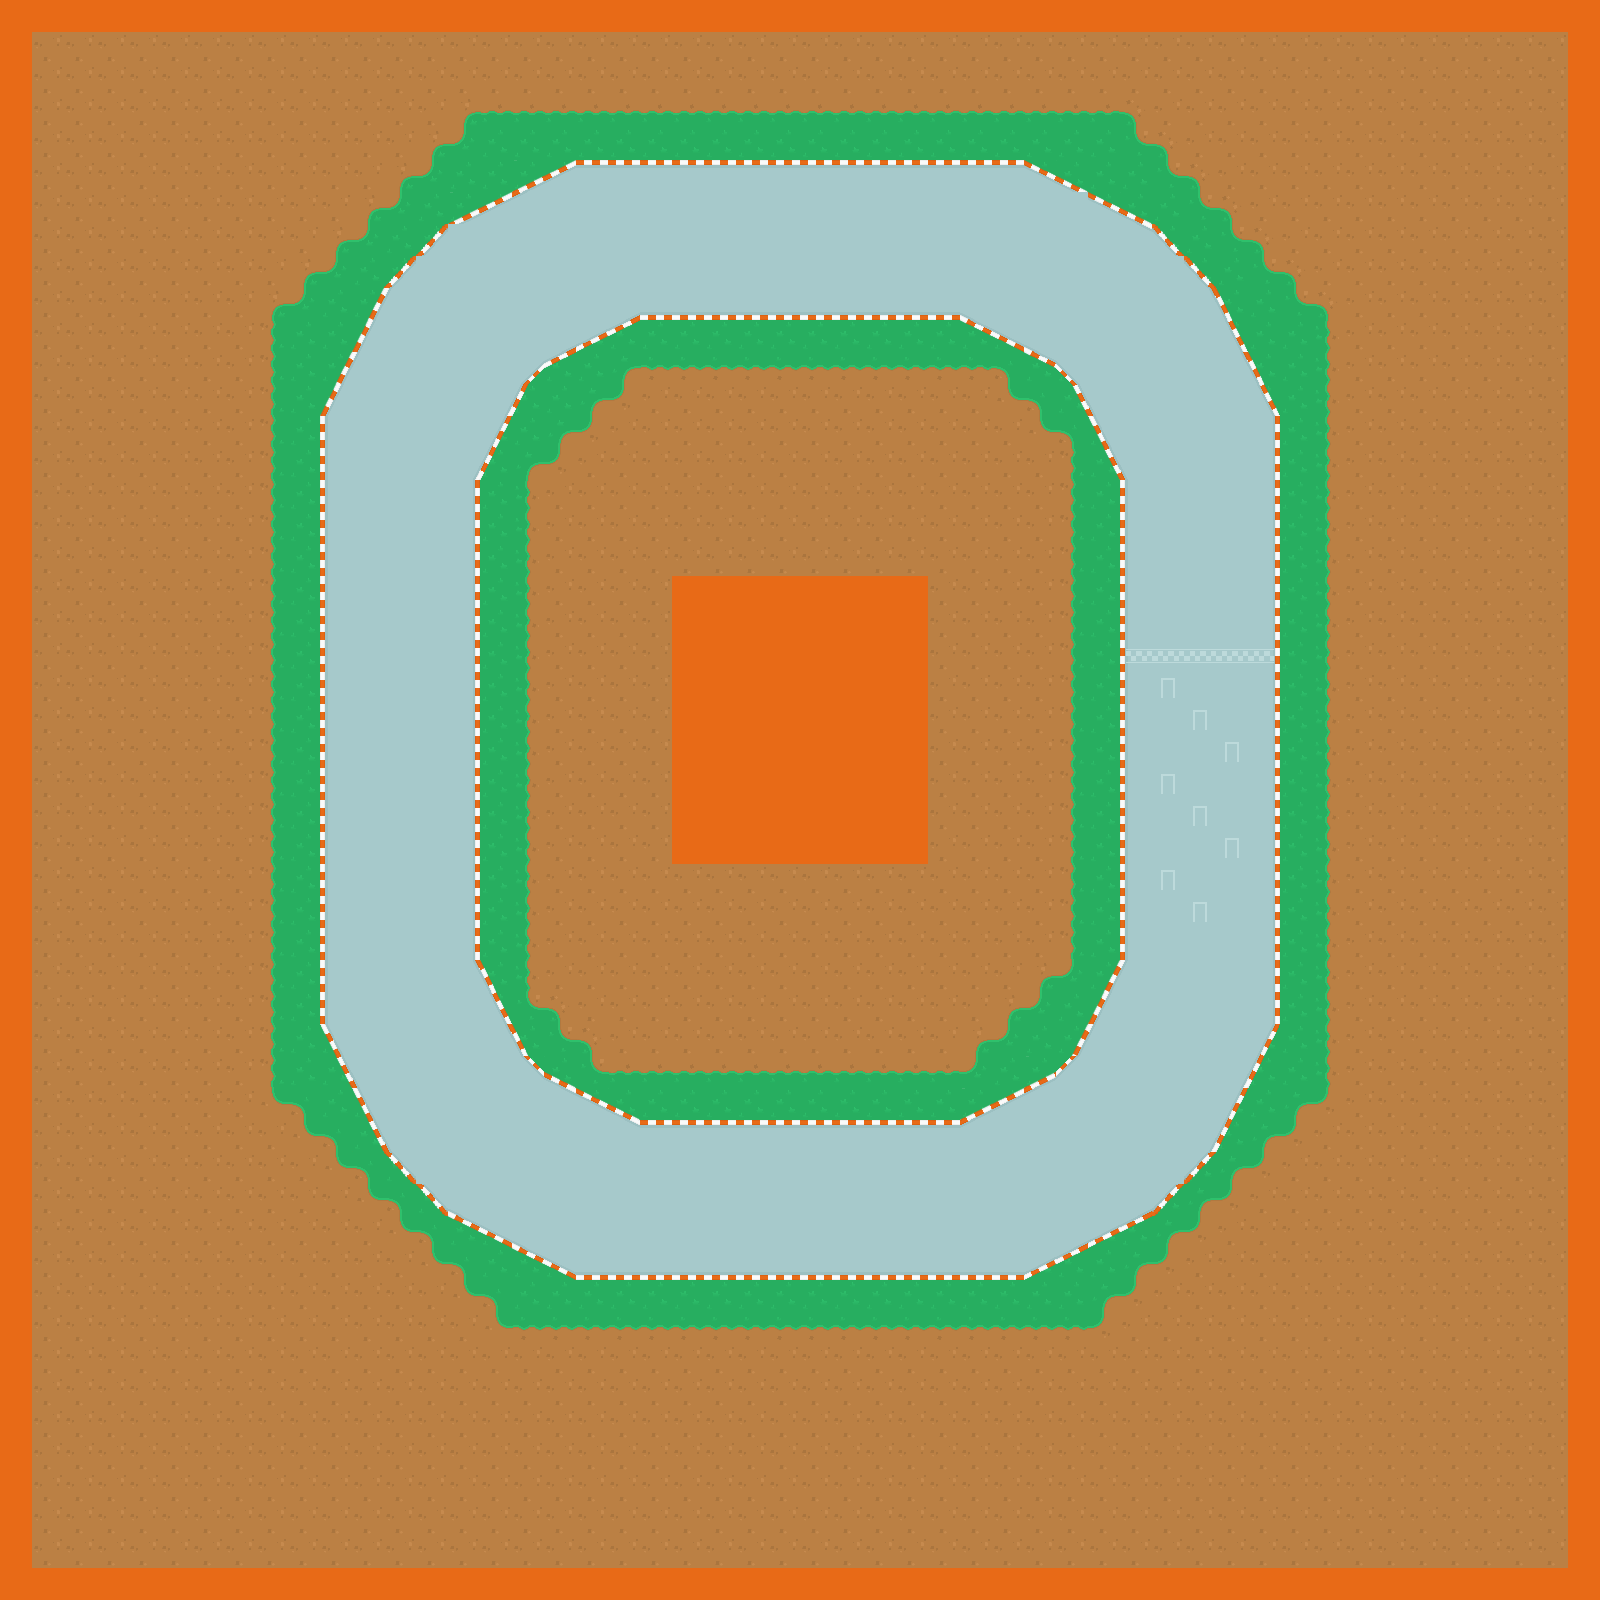

Tiled map render using the project's own tile images. Description and the map definition, with tile-layer contents summarised, below:
An orthogonal 50x50 tile map with 32x32 px tiles, 3 tile layers (ground, road, killzone) and 33 objects (19x billboard, 8x position, 4x checkpoint, finish, path).

<map version="1.10" tiledversion="1.11.2" orientation="orthogonal" renderorder="right-down" width="50" height="50" tilewidth="32" tileheight="32" infinite="0" nextlayerid="9" nextobjectid="54">
 <tileset firstgid="1" source="racetrack_tiles_32.tsx" />
 <layer id="1" name="ground" width="50" height="50">
  <data>[2500 cells, 2500 non-empty, 14 distinct tile ids]</data>
 </layer>
 <layer id="2" name="road" width="50" height="50">
  <data>[2500 cells, 530 non-empty, 41 distinct tile ids]</data>
 </layer>
 <layer id="3" name="killzone" width="50" height="50">
  <data>[2500 cells, 268 non-empty, 1 distinct tile ids]</data>
 </layer>
 <objectgroup id="4" name="checkpoints" visible="0">
  <object id="1" name="finish" x="944" y="648">
   <polygon points="-19.765,0 652.235,0 652.235,8 -19.7647,8" />
  </object>
  <object id="2" name="checkpoint" x="670.667" y="182.769">
   <properties>
    <property name="number" type="int" value="1" />
   </properties>
   <polygon points="-46.6667,-182.769 289.333,-182.769 224,393.231 37.3333,393.231" />
  </object>
  <object id="3" name="checkpoint" x="120.889" y="720.231">
   <properties>
    <property name="number" type="int" value="2" />
   </properties>
   <polygon points="-88.889,-24.231 551.111,-48.2308 551.111,103.769 -88.8889,103.769" />
  </object>
  <object id="4" name="checkpoint" x="733.955" y="1088">
   <properties>
    <property name="number" type="int" value="3" />
   </properties>
   <polygon points="-14.5233,-223.458 90.0446,-223.458 90.0446,-13 90.0446,480.773 -14.5233,480.773" />
  </object>
  <object id="5" name="checkpoint" x="1019.46" y="911.21">
   <properties>
    <property name="number" type="int" value="4" />
   </properties>
   <polygon points="-91.46,-47.2097 588.54,160.79 580.54,368.79 -123.46,-47.2097" />
  </object>
 </objectgroup>
 <objectgroup id="5" name="start_positions" visible="0">
  <object id="7" name="position" x="1152" y="672" width="32" height="32">
   <properties>
    <property name="position" type="int" value="1" />
   </properties>
  </object>
  <object id="8" name="position" x="1184" y="704" width="32" height="32">
   <properties>
    <property name="position" type="int" value="2" />
   </properties>
  </object>
  <object id="9" name="position" x="1216" y="736" width="32" height="32">
   <properties>
    <property name="position" type="int" value="3" />
   </properties>
  </object>
  <object id="10" name="position" x="1152" y="768" width="32" height="32">
   <properties>
    <property name="position" type="int" value="4" />
   </properties>
  </object>
  <object id="11" name="position" x="1184" y="800" width="32" height="32">
   <properties>
    <property name="position" type="int" value="5" />
   </properties>
  </object>
  <object id="12" name="position" x="1216" y="832" width="32" height="32">
   <properties>
    <property name="position" type="int" value="6" />
   </properties>
  </object>
  <object id="14" name="position" x="1152" y="864" width="32" height="32">
   <properties>
    <property name="position" type="int" value="7" />
   </properties>
  </object>
  <object id="15" name="position" x="1184" y="896" width="32" height="32">
   <properties>
    <property name="position" type="int" value="8" />
   </properties>
  </object>
 </objectgroup>
 <objectgroup id="7" name="sprites" visible="0">
  <object id="16" name="bush" type="billboard" x="1248" y="288" width="32" height="32" />
  <object id="35" name="bush" type="billboard" x="864" y="328" width="32" height="32" />
  <object id="36" name="bush" type="billboard" x="552" y="384" width="32" height="32" />
  <object id="37" name="bush" type="billboard" x="288" y="304" width="32" height="32" />
  <object id="38" name="bush" type="billboard" x="464" y="144" width="32" height="32" />
  <object id="39" name="bush" type="billboard" x="264" y="576" width="32" height="32" />
  <object id="40" name="bush" type="billboard" x="288" y="832" width="32" height="32" />
  <object id="41" name="bush" type="billboard" x="488" y="896" width="32" height="32" />
  <object id="42" name="bush" type="billboard" x="312" y="1088" width="32" height="32" />
  <object id="43" name="bush" type="billboard" x="680" y="1080" width="32" height="32" />
  <object id="44" name="bush" type="billboard" x="600" y="1288" width="32" height="32" />
  <object id="45" name="bush" type="billboard" x="912" y="1072" width="32" height="32" />
  <object id="46" name="bush" type="billboard" x="1024" y="1288" width="32" height="32" />
  <object id="47" name="bush" type="billboard" x="1280" y="1048" width="32" height="32" />
  <object id="48" name="bush" type="billboard" x="1296" y="768" width="32" height="32" />
  <object id="49" name="bush" type="billboard" x="1080" y="576" width="32" height="32" />
  <object id="50" name="bush" type="billboard" x="1296" y="464" width="32" height="32" />
  <object id="51" name="bush" type="billboard" x="1120" y="160" width="32" height="32" />
  <object id="52" name="bush" type="billboard" x="832" y="112" width="32" height="32" />
 </objectgroup>
 <objectgroup id="8" name="path">
  <object id="53" type="path" x="1200" y="640">
   <polygon points="-16,-88 -32,-256 -112,-352 -264,-384 -560,-384 -712,-328 -792,-176 -792,280 -728,456 -576,560 -248,560 -64,456 -8,320" />
  </object>
 </objectgroup>
</map>
